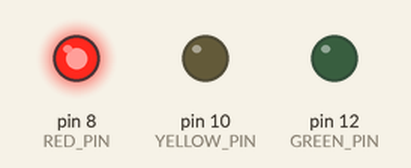
Bench run of a sketch on a simulated Arduino Uno, built with avr-gcc and run on an emulated ATmega328P. On the bench: output pins drawn as LEDs (lit = HIGH).

Above: at 1.5 s.
At 3.5 s:
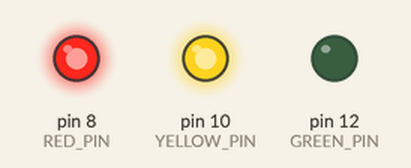
At 5.5 s:
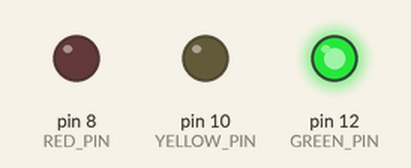
At 8.2 s:
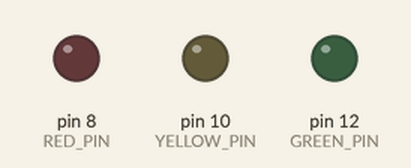
At 10.5 s:
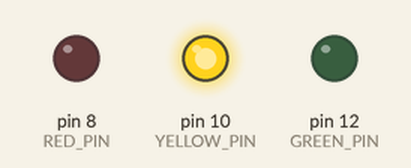
Timing chart, 0 to 14.3 s (numbered marks = the images above):
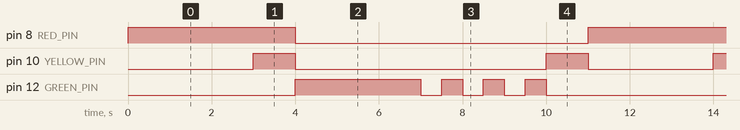

Measured:
- by itself, pin 8 (RED_PIN): alternates HIGH for 4.0 s and LOW for 7.0 s
- by itself, pin 10 (YELLOW_PIN): repeats every 11.0 s: LOW 6.0 s, HIGH 1.0 s, LOW 3.0 s, HIGH 1.0 s
- by itself, pin 12 (GREEN_PIN): repeats every 11.0 s: 3 × (LOW 0.50 s, HIGH 0.50 s), LOW 5.0 s, HIGH 3.0 s

The sketch:

s1.2_traf_def.ino
```cpp
//макроопределения для номеров портов, к которым подклчаются светодиоды
//перед компиляцией все RED_PIN будут заменены на 8 и т.д.
#define RED_PIN 8
#define YELLOW_PIN 10
#define GREEN_PIN 12

void setup() {
  //порты, к которым подключены светодиоды - выходы
  pinMode(RED_PIN, OUTPUT);
  pinMode(YELLOW_PIN, OUTPUT);
  pinMode(GREEN_PIN, OUTPUT);

}

void loop() {
  //включаем напряжение на RED_PIN выходе (туда подключен красный)
  digitalWrite(RED_PIN, HIGH);
  //ждем, пока красный горит
  delay(3000);
  //включаем напряжение на YELLOW_PIN выходе (желтый)
  digitalWrite(YELLOW_PIN, HIGH);
  delay(1000);

  //выключаем RED_PIN и YELLOW_PIN, включаем GREEN_PIN (зеленый)
  digitalWrite(RED_PIN, LOW);
  digitalWrite(YELLOW_PIN, LOW);
  digitalWrite(GREEN_PIN, HIGH);
  delay(3000);
  digitalWrite(GREEN_PIN, LOW);

  //трижды включаем и выключаем зеленый
  delay(500);
  digitalWrite(GREEN_PIN, HIGH);
  delay(500);
  digitalWrite(GREEN_PIN, LOW);
  delay(500);
  digitalWrite(GREEN_PIN, HIGH);
  delay(500);
  digitalWrite(GREEN_PIN, LOW);
  delay(500);
  digitalWrite(GREEN_PIN, HIGH);
  delay(500);
  digitalWrite(GREEN_PIN, LOW);

  //одинокий желтый
  digitalWrite(YELLOW_PIN, HIGH);
  delay(1000);
  digitalWrite(YELLOW_PIN, LOW);

}
```
